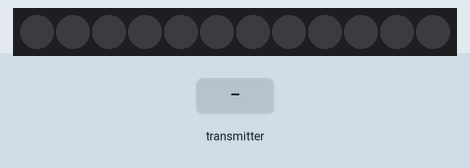
The sketch below on a simulated ESP32. Parts: 12 RGB LEDs in strip order, left to right. The test bench sets the inputs (shaded band). What the sketch prints to the serial monitor is not drawn.

Above: at 1.2 s.
1.3 s: the transmitter starts sending display = 1
2.8 s: the transmitter starts sending value = 4095
At 3.5 s:
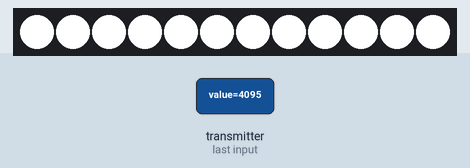
4.3 s: the transmitter starts sending saturation = 4095
At 4.7 s:
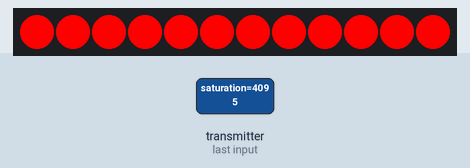
5.8 s: the transmitter starts sending hue = 4095
7.3 s: the transmitter starts sending saturation = 0
At 8.2 s:
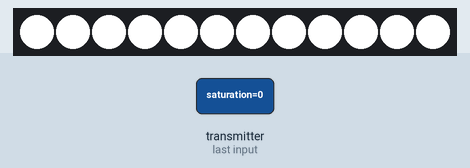
8.8 s: the transmitter starts sending value = 0
At 9.3 s:
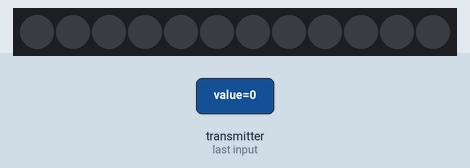
Timing chart, 0 to 11.3 s (numbered marks = the images above; inputs shaded):
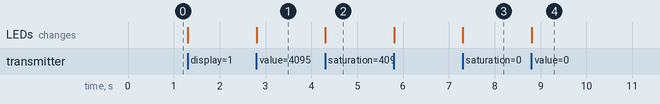

The sketch:

RX-neopixel-display.ino
```cpp
/**
 * @file RX-neopixel-display.ino
 * @author Michael Cheich michael@programmingelectronics.com
 * @brief Use ESPNOW to adjust neopixel colors
 * @version 0.1
 * @date 2022-08-29
 *
 * * A program using the ESPNOW protocol to receive neopixel color data from
 * an TX ESP32 to an RX ESP32.
 *
 * The color selected on the TX decive is tranmsitted and displayed on the RX device.
 * Like a remote control.
 *
 * Notes:
 *  * ESPNOW connnection functions are based on the ESP32 ESPNOW library example.
 */
#include <FastLED.h>
#include <esp_now.h>
#include <WiFi.h>

#define CHANNEL 1

// pins
const byte DATA_PIN = 6; // neo-pixel data pin

// LED array
const byte NUM_LEDS = 12;
CRGB leds[NUM_LEDS];

typedef struct neopixel_data
{
  bool display = true;
  int hue;
  int saturation;
  int value;
} neopixel_data;

// Where incoming data is stored
neopixel_data data;

/**
 * @brief Init ESP Now with fallback
 *
 */
void InitESPNow()
{
  WiFi.disconnect();
  if (esp_now_init() == ESP_OK)
  {
    Serial.println("ESPNow Init Success");
  }
  else
  {
    Serial.println("ESPNow Init Failed");
    ESP.restart();
  }
}

/**
 * @brief config AP SSID
 *
 */
void configDeviceAP()
{
  const char *SSID = "RX_1";
  bool result = WiFi.softAP(SSID, "RX_1_Password", CHANNEL, 0);
  if (!result)
  {
    Serial.println("AP Config failed.");
  }
  else
  {
    Serial.println("AP Config Success. Broadcasting with AP: " + String(SSID));
  }
}

void setup()
{
  Serial.begin(115200);

  FastLED.addLeds<NEOPIXEL, DATA_PIN>(leds, NUM_LEDS);

  WiFi.mode(WIFI_AP);
  configDeviceAP();

  // This is the mac address of the Receiver in AP Mode
  Serial.print("AP MAC: ");
  Serial.println(WiFi.softAPmacAddress());
  // Init ESPNow with a fallback logic
  InitESPNow();
  // Once ESPNow is successfully Init, we will register for recv CB to
  // get recv packer info.
  esp_now_register_recv_cb(OnDataRecv);
}

// callback when data is recv from Master
void OnDataRecv(const uint8_t *mac_addr, const uint8_t *dataIn, int data_len)
{
  memcpy(&data, dataIn, sizeof(data));

  // Display Change on NeoPixels
  if (data.display)
  {
    fill_solid(leds, NUM_LEDS, CHSV(data.hue, data.saturation, data.value));
    FastLED.show();
  }
}

void loop()
{
}
```

Measured:
- after the input at 2.8 s, the LEDs: change at once (image 1)
- after the input at 4.3 s, the LEDs: change at once (image 2)
- after the input at 7.3 s, the LEDs: change at once (image 3)
- after the input at 8.8 s, the LEDs: change at once (image 4)
